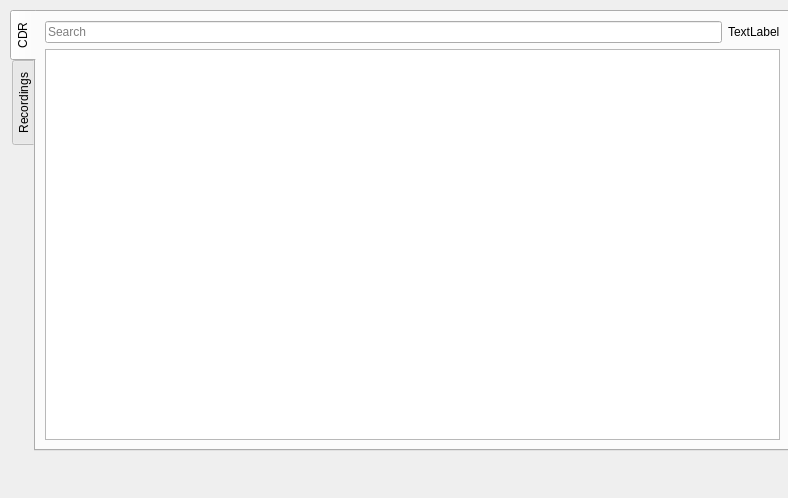
<?xml version="1.0" encoding="UTF-8"?>
<ui version="4.0">
 <class>DlgReport</class>
 <widget class="QDialog" name="DlgReport">
  <property name="geometry">
   <rect>
    <x>0</x>
    <y>0</y>
    <width>788</width>
    <height>498</height>
   </rect>
  </property>
  <property name="windowTitle">
   <string>Dialog</string>
  </property>
  <widget class="QTabWidget" name="tabWidget">
   <property name="geometry">
    <rect>
     <x>10</x>
     <y>10</y>
     <width>781</width>
     <height>441</height>
    </rect>
   </property>
   <property name="font">
    <font>
     <pointsize>9</pointsize>
    </font>
   </property>
   <property name="tabPosition">
    <enum>QTabWidget::West</enum>
   </property>
   <property name="currentIndex">
    <number>0</number>
   </property>
   <widget class="QWidget" name="tabCDR">
    <attribute name="title">
     <string>CDR</string>
    </attribute>
    <layout class="QVBoxLayout" name="verticalLayout">
     <item>
      <layout class="QHBoxLayout" name="horizontalLayout">
       <item>
        <widget class="QLineEdit" name="leCDRSearch">
         <property name="placeholderText">
          <string>Search</string>
         </property>
        </widget>
       </item>
       <item>
        <widget class="QLabel" name="lblCDRTotal">
         <property name="text">
          <string>TextLabel</string>
         </property>
        </widget>
       </item>
      </layout>
     </item>
     <item>
      <widget class="QTableWidget" name="tblCDR">
       <property name="font">
        <font>
         <pointsize>9</pointsize>
        </font>
       </property>
      </widget>
     </item>
    </layout>
   </widget>
   <widget class="QWidget" name="tabRec">
    <attribute name="title">
     <string>Recordings</string>
    </attribute>
    <widget class="QTableWidget" name="tblRec">
     <property name="geometry">
      <rect>
       <x>0</x>
       <y>40</y>
       <width>731</width>
       <height>271</height>
      </rect>
     </property>
    </widget>
    <widget class="QWidget" name="layoutWidget">
     <property name="geometry">
      <rect>
       <x>0</x>
       <y>10</y>
       <width>732</width>
       <height>27</height>
      </rect>
     </property>
     <layout class="QHBoxLayout" name="horizontalLayout_2">
      <item>
       <widget class="QLineEdit" name="leRecSearch">
        <property name="placeholderText">
         <string>Search</string>
        </property>
       </widget>
      </item>
      <item>
       <widget class="QLabel" name="lblRecTotal">
        <property name="text">
         <string>TextLabel</string>
        </property>
       </widget>
      </item>
     </layout>
    </widget>
   </widget>
  </widget>
 </widget>
 <resources/>
 <connections/>
</ui>
